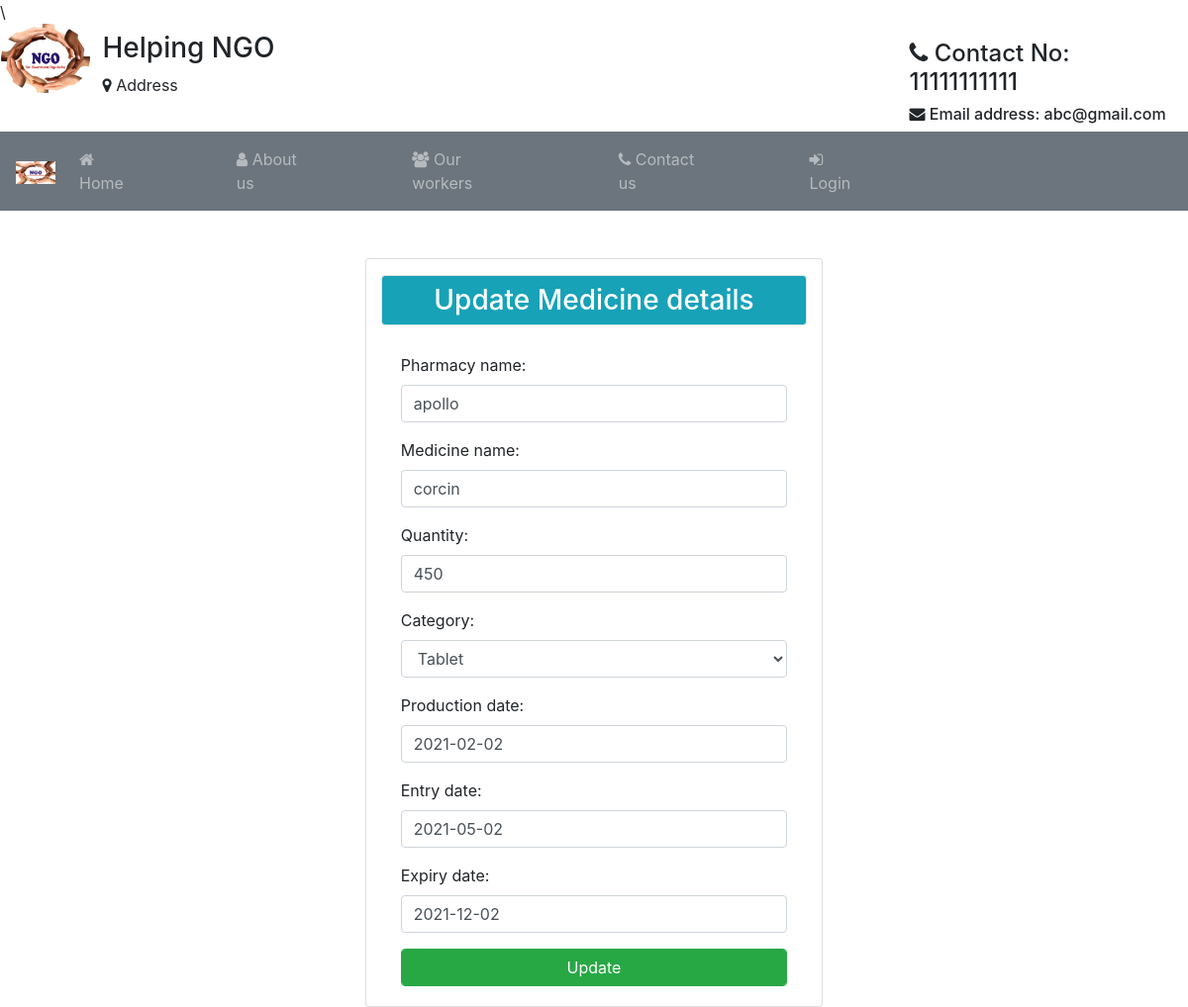
The page /e/1/ on the database its author committed.
### Student/models.py (models this page shows)
class MedicineInfo(models.Model):
	pharmacy_name=models.CharField(max_length=200,null=True)
	phrlicense_no=models.CharField(max_length=20,null=True)
	c=[('Tablet','Tablet'),('Syrup','Syrup'),('Injection','Injection')]
	medicine_name=models.CharField(max_length=120)
	category=models.CharField(choices=c,max_length=20,default="Tablet")
	dosage=models.CharField(max_length=20)
	days_count=models.CharField(max_length=20,blank=True)
	production_date=models.DateField(null=True)
	email = models.TextField(max_length=122,default='xyz')
	entry_date=models.DateField(null=True)
	expiry_date=models.DateField(null=True)
	created_date=models.DateField(auto_now=True)
	quantity=models.CharField(max_length=20,null=True)
	remaining_tablets=models.CharField(max_length=20,null=True)
	accepted_by=models.TextField(max_length=12)
	uid=models.ForeignKey(User,on_delete=models.CASCADE)

### Student/views.py (the view)
# urls.py: path('e/<int:si>/',views.userupdate,name="ue"),
def userupdate(up,si):
	a=MedicineInfo.objects.get(id=si)
	if up.method=="POST":
		d=Medform(up.POST,instance=a)
		if d.is_valid():
			d.save()
			return redirect('/tb')
	d=Medform(instance=a)
	return render(up,'htfiles/updateuser.html',{'us':d})

### Student/forms.py
class Medform(forms.ModelForm):
	class Meta:
		model=MedicineInfo
		fields=['pharmacy_name','medicine_name','quantity','category','production_date','entry_date','expiry_date']
		widgets={
		"pharmacy_name":forms.TextInput(attrs={"class":"form-control","placeholder":"Enter pharmacy name"}),
		"medicine_name":forms.TextInput(attrs={"class":"form-control","placeholder":"Medicine name"}),
		"quantity":forms.TextInput(attrs={"class":"form-control","placeholder":"Enter Quantity"}),
		"category":forms.Select(attrs={"class":"form-control","placeholder":"Enter category"}),
		"production_date":forms.DateInput(attrs={"class":"form-control","placeholder":"YYYY-MM-DD"}),
		"entry_date":forms.DateInput(attrs={"class":"form-control","placeholder":"YYYY-MM-DD"}),
		"expiry_date":forms.DateInput(attrs={"class":"form-control","placeholder":"YYYY-MM-DD"}),
		}

### Student/templates/htfiles/updateuser.html (shortened to what this page needs)
{% extends 'htfiles/header.html' %}
{% block content %}
<div class="container">
	<div class="card col-md-5 mt-5 mx-auto">
		<h3 class="bg-info text-white text-center border rounded mt-3 p-2">Update Medicine details</h3>
		<div class="card-body">
			<form method="POST">
				{{us.as_p}}
				<input type="submit" value="Update" class="form-control btn btn-success btn-block">
			</form>
		</div>
	</div>
</div>
{% endblock %}

### rows shown on the page
MedicineInfo: pharmacy_name "apollo", medicine_name "corcin", quantity "450", category "Tablet", production_date "2021-02-02", entry_date "2021-05-02", expiry_date "2021-12-02"
